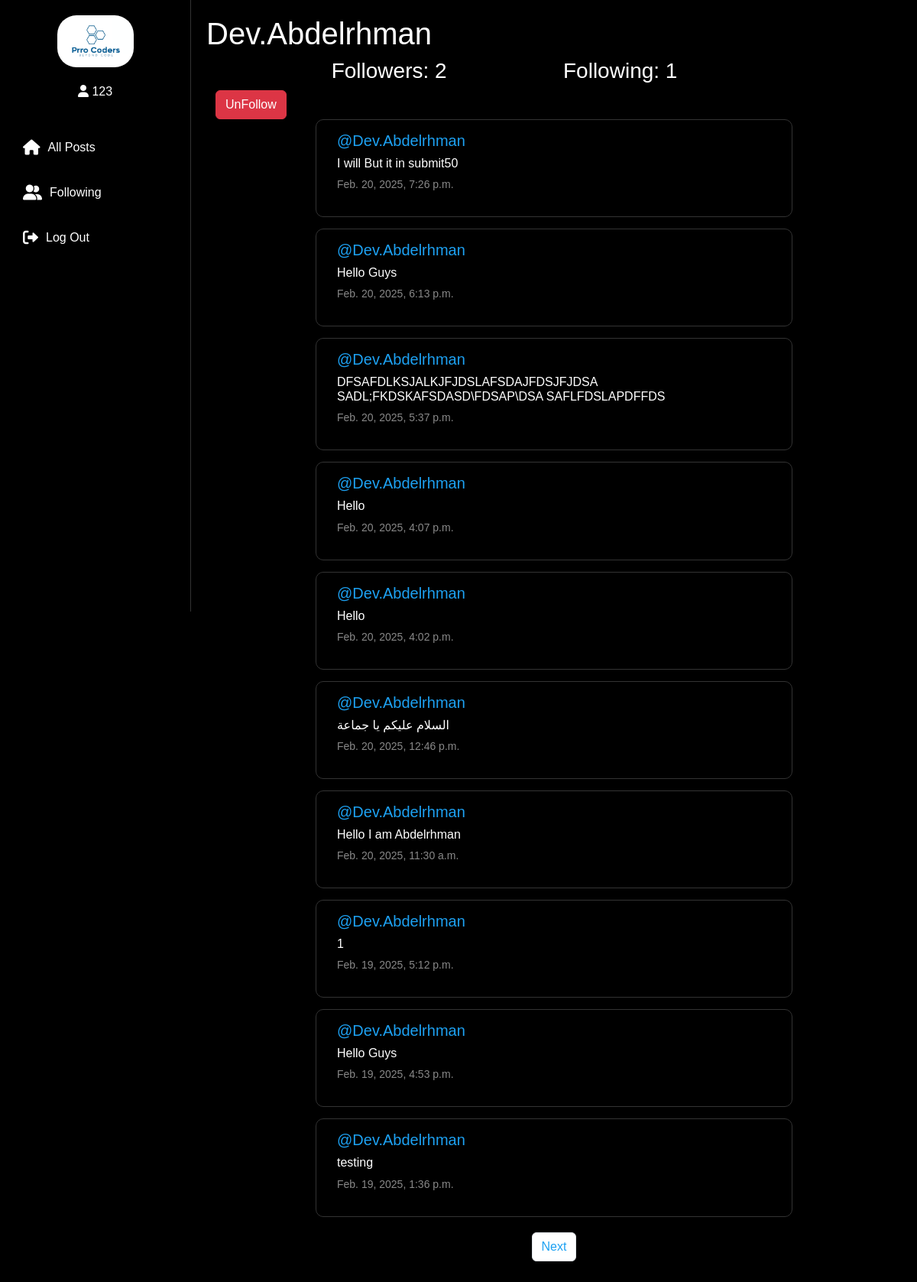
The app's page /profile/1 (signed in) with its own data.
### network/models.py (models this page shows, shortened)
class User(AbstractUser):
    pass

class Post(models.Model):
    content = models.CharField(max_length=140)
    user = models.ForeignKey(User, on_delete=models.CASCADE, related_name='auther')
    date = models.DateTimeField(auto_now_add=True)

### network/views.py (the view)
# urls.py: path('profile/<int:user_id>', views.profile, name='profile'),
def profile(request, user_id):
    user = User.objects.get(pk=user_id)
    allPosts = Post.objects.filter(user=user).order_by('id').reverse()
    follwers = Follow.objects.filter(user_follower=user)
    follwing = Follow.objects.filter(user=user)
    try:
        checkFollow = follwers.filter(user=User.objects.get(pk=request.user.id))
        if len(checkFollow) != 0:
            isFollwing = True
        else:
            isFollwing= False
    except:
        isFollwing = False
    paginater = Paginator(allPosts, 10)
    page_number = request.GET.get('page')
    posts_of_the_page = paginater.get_page(page_number)
    return render(request, "network/profile.html", {
        'allPosts': allPosts,
        'post_of_the_page': posts_of_the_page,
        'username':user.username,
        'follwing': follwing,
        'follwers': follwers,
        'isFollwing': isFollwing,
        'user_profile':user,
    })

### network/templates/network/profile.html (shortened to what this page needs)
{% extends "network/layout.html" %}
{% block body %}
    <h1>{{username}}</h1>
    <div class="container">
        <div class="row d-flex justify-content-center">
            <h3 class="col-4">Followers: {{follwers.count}}</h3>
            <h3 class="col-4">Following: {{follwing.count}}</h3>
            {% if user.is_authenticated %}
                {% if user != user_profile %}
                    {% if isFollwing %}
                        <form action="{% url 'unfollow' %}" method="post">
                            <input type="submit" value="UnFollow" class="btn btn-danger">
                        </form>
                    {% else %}
                    <form action="{% url 'follow' %}" method="post">
                            {% csrf_token %}
                            <input type="hidden" name="userFollow" value="{{user_profile}}">
                            <input type="submit" value="Follow" class="btn btn-success">
                        </form>
                    {% endif %}
                {% endif %}
            {% endif %}
        </div>
    </div>
    <div class="all-posts">
        {% for post in post_of_the_page %}
        <div class="row post ">
            <h5 class="username"><a href="{% url 'profile' post.user.id %}">@{{post.user}}</a></h5>
            <h6>{{post.content}}</h6>
            <p class="date">{{post.date}}</p>
        </div>
        {% endfor %}
        <nav aria-label="Page navigation example">
            <ul class="pagination d-fleex justify-content-center">
                {% if post_of_the_page.has_next %}
                    <li class="page-item"><a class="page-link" href="?page={{post_of_the_page.next_page_number}}">Next</a></li>
                {% endif %}
            </ul>
          </nav>
    </div>
{% endblock %}

### network/templates/network/layout.html (shortened to what this page needs)
{% load static %}
<!DOCTYPE html>
<html lang="en">
    <head>
        <link href="https://cdn.jsdelivr.net/npm/bootstrap@5.3.0/dist/css/bootstrap.min.css" rel="stylesheet">
        <link rel="stylesheet" href="https://cdnjs.cloudflare.com/ajax/libs/font-awesome/6.0.0-beta3/css/all.min.css">
        <link href="{% static 'network/styles.css' %}" rel="stylesheet">
    </head>
    <body>
        <nav class="sidebar">
            <a class="sidebar-logo" href="{% url 'index' %}">
                <img src="{% static 'Prro Coders.jpg' %}" alt="PrroCoders" width="100px" style="border-radius: 25px;">
            </a>
            {% if user.is_authenticated %}
                <a class="nav-link" href="{% url 'profile' user_id=request.user.id %}">
                <i class="fas fa-user"></i>
                <span>{{user}}</span>
            </a>
            {% endif %}
            <br>
            <ul class="sidebar-nav">
                <li class="nav-item">
                    <a class="nav-link" href="{% url 'index' %}">
                        <i class="fas fa-home"></i>
                        <span>All Posts</span>
                    </a>
                </li>
                {% if user.is_authenticated %}
                    <li class="nav-item">
                        <a class="nav-link" href="{% url 'following' %}">
                            <i class="fas fa-user-friends"></i>
                            <span>Following</span>
                        </a>
                    </li>
                    <li class="nav-item">
                        <a class="nav-link" href="{% url 'logout' %}">
                            <i class="fas fa-sign-out-alt"></i>
                            <span>Log Out</span>
                        </a>
                    </li>
                {% endif %}
            </ul>
        </nav>
        <div class="main-content">
            {% block body %}
            {% endblock %}
        </div>
    </body>
</html>

### network/static/network/styles.css (style rules this page uses)
body { font-family: Arial, sans-serif; background-color: #000; color: #fff; margin: 0; padding: 0; overflow-x: hidden; }
.sidebar { width: 250px; height: 100vh; background-color: #000; position: fixed; padding: 20px; border-right: 1px solid #333; display: flex; flex-direction: column; align-items: center; }
.sidebar-logo { margin-bottom: 20px; }
.sidebar-nav { list-style: none; padding: 0; width: 100%; }
.sidebar-nav li { margin: 15px 0; }
.sidebar-nav li a { color: #fff; text-decoration: none; display: flex; align-items: center; padding: 10px; border-radius: 10px; transition: background-color 0.3s; }
.sidebar-nav li a i { margin-right: 10px; font-size: 20px; }
.main-content { margin-left: 250px; padding: 20px; }
.all-posts { max-width: 600px; margin: 0 auto; }
.post { background-color: #000; border: 1px solid #333; border-radius: 10px; padding: 15px; margin-bottom: 15px; }
.username a { color: #1DA1F2; text-decoration: none; }
.date { color: #888; font-size: 14px; }
.pagination { display: flex; justify-content: center; margin-top: 20px; }
.page-link { color: #1DA1F2; text-decoration: none; margin: 0 10px; }

### records on screen
User: username "123"
User: username "Dev.Abdelrhman"
Post: user "Dev.Abdelrhman", content "I will But it in submit50", date "Feb. 20, 2025, 7:26 p.m."
Post: user "Dev.Abdelrhman", content "Hello Guys", date "Feb. 20, 2025, 6:13 p.m."
Post: user "Dev.Abdelrhman", content "DFSAFDLKSJALKJFJDSLAFSDAJFDSJFJDSA SADL;FKDSKAFSDASD\\FDSAP\\DSA SAFLFDSLAPDFFDS", date "Feb. 20, 2025, 5:37 p.m."
Post: user "Dev.Abdelrhman", content "Hello", date "Feb. 20, 2025, 4:07 p.m."
Post: user "Dev.Abdelrhman", content "Hello", date "Feb. 20, 2025, 4:02 p.m."
Post: user "Dev.Abdelrhman", content "السلام عليكم يا جماعة", date "Feb. 20, 2025, 12:46 p.m."
Post: user "Dev.Abdelrhman", content "Hello I am Abdelrhman", date "Feb. 20, 2025, 11:30 a.m."
Post: user "Dev.Abdelrhman", content "1", date "Feb. 19, 2025, 5:12 p.m."
Post: user "Dev.Abdelrhman", content "Hello Guys", date "Feb. 19, 2025, 4:53 p.m."
Post: user "Dev.Abdelrhman", content "testing", date "Feb. 19, 2025, 1:36 p.m."

### other values on screen
{{ follwers.count }} "2"
{{ follwing.count }} "1"
